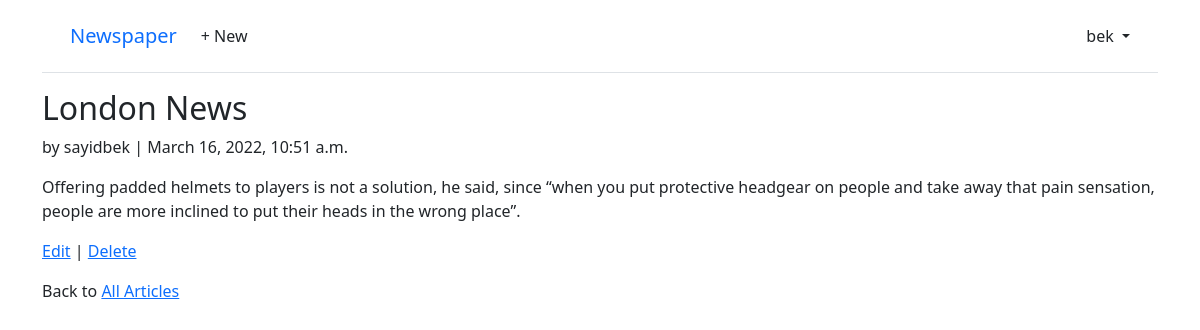
The app's page /articles/2/ (signed in) with its own data.
### accounts/models.py (models this page shows)
class CustomUser(AbstractUser):
    age = models.PositiveIntegerField(null=True, blank=True)

### articles/models.py (models this page shows, shortened)
class Article(models.Model):
    title = models.CharField(max_length=255)
    body = models.TextField()
    date = models.DateTimeField(auto_now_add=True)
    author = models.ForeignKey(
        get_user_model(),
        on_delete=models.CASCADE,
    )

### articles/views.py (the view)
# urls.py: path('<int:pk>/', views.ArticleDetailView.as_view(), name='article_detail'),
class ArticleDetailView(LoginRequiredMixin, DetailView):
    model = Article
    template_name = 'article_detail.html'

### templates/article_detail.html
{% extends 'base.html' %}
{% block content %}
    <div class="article-entry">
            <h2>{{ object.title }}</h2>
            <p>by {{ object.author }} | {{ object.date }}</p>
            <p>{{ object.body }}</p>
    </div>
    <p><a href="{% url 'article_edit' article.pk %}">Edit</a> | <a href="{% url 'article_delete' article.pk %}">Delete</a></p>
    <p>Back to <a href="{% url 'article_list' %}">All Articles</a></p>
{% endblock content %}

### templates/base.html (shortened to what this page needs)
<!DOCTYPE html>
<html>
<head>
  <link href="https://cdn.jsdelivr.net/npm/bootstrap@5.1.3/dist/css/bootstrap.min.css" rel="stylesheet">
</head>
<body>
  <div class="container">
    <header class="p-3 mb-3 border-bottom">
      <div class="container">
        <div class="d-flex flex-wrap align-items-center justify-content-center
          justify-content-lg-start">
          <a class="navbar-brand" href="{% url 'home' %}">Newspaper</a>
          <ul class="nav col-12 col-lg-auto me-lg-auto mb-2 justify-content-center
            mb-md-0">
          {% if user.is_authenticated %}
            <li><a href="{% url 'article_new' %}" class="nav-link px-2 link-dark">+ New</a></li>
          </ul>
          <div class="dropdown text-end">
            <a href="#" class="d-block link-dark text-decoration-none dropdown-toggle"
              id="dropdownUser1" data-bs-toggle="dropdown" aria-expanded="false">
              {{ user.username }}
            </a>
          </div>
          {% else %}
          </ul>
          <div class="text-end">
            <a href="{% url 'login' %}" class="btn btn-outline-primary me-2">Log In</a>
            <a href="{% url 'signup' %}" class="btn btn-primary">Sign Up</a>
          </div>
          {% endif %}
        </div>
      </div>
    </header>
    <main>
      {% block content %}
      {% endblock content %}
    </main>
  </div>
</body>
</html>

### records on screen
CustomUser: username "bek"
Article: title "London News", author "sayidbek", date "March 16, 2022, 10:51 a.m.", body "Offering padded helmets to players is not a solution, he said, since “when you put protective headgear on people and take away that pain sensation, people are more inclined to put their heads in the wrong place”."
